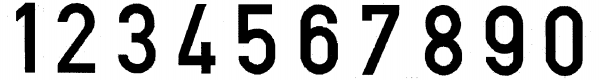
#> input picture src/samples/numbers.png, 600 x 80 px, found by its file name
$ python divide.py
#> lines starting #> are read from the running program, lines starting #| are printed output that depends on the picture; after the words box and inside, x2 and y2 are one past the last pixel; in counts of white or black regions, pixels touching at a corner belong together
from PIL import Image, ImageDraw

im = Image.open('numbers.png')
#> im is the input picture: PIL image 600x80 P; min 0, max 255, mean 185.5
off = [-20, 50, 100, 160, 220, 280, 343, 403, 468, 529, 589]
for i in xrange(10):
    j = im.crop( (off[i], 0, off[i + 1], im.size[1]) )
    j = j.crop( (j.size[0] - 50, j.size[1]- 80, j.size[0], j.size[1]) )
    #j = j.resize( (50, 50) )

    f = min(20.0 / j.size[0], 32.0 / j.size[1])
    j = j.resize((int(j.size[0] * f), int(j.size[1] * f)))
    o = Image.new("1", (20, 32), "white")
    o.paste(j, ( (20 - j.size[0]) / 2, (32 - j.size[1]) / 2 ) )
    j.resize((20, 32)).save('%d.png' % ((i + 1) % 10))
#> this loop made 10 passes
#> pass 1, `j = im.crop( (off[i], 0, off[i + 1], im.size[1]) )`:
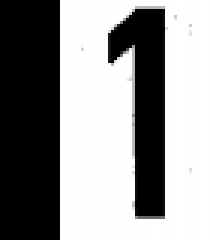
#> j: PIL image 70x80 P (shown 3 times larger); min 0, max 255, mean 145.2
#> pass 1, `j = j.crop( (j.size[0] - 50, j.size[1]- 80, j.size[0], j.size[1]) )`:
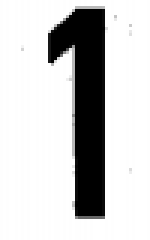
#> j: PIL image 50x80 P (shown 3 times larger); min 0, max 255, mean 203.2
#> pass 1, `j = j.resize((int(j.size[0] * f), int(j.size[1] * f)))`:
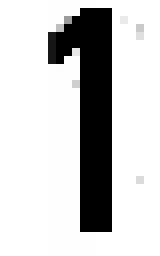
#> j: PIL image 20x32 P (shown 8 times larger); min 0, max 255, mean 203.4
#> after the loop:
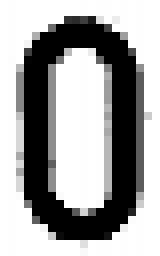
#> j: PIL image 20x32 P (shown 8 times larger); min 0, max 255, mean 162.4
#> after the loop:
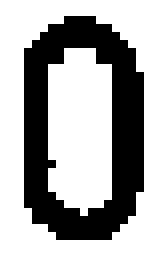
#> o: PIL image 20x32 1 (shown 8 times larger); 65.3% white; 1 black region, box (x1, y1, x2, y2) and area: (3, 2, 18, 30) 222
